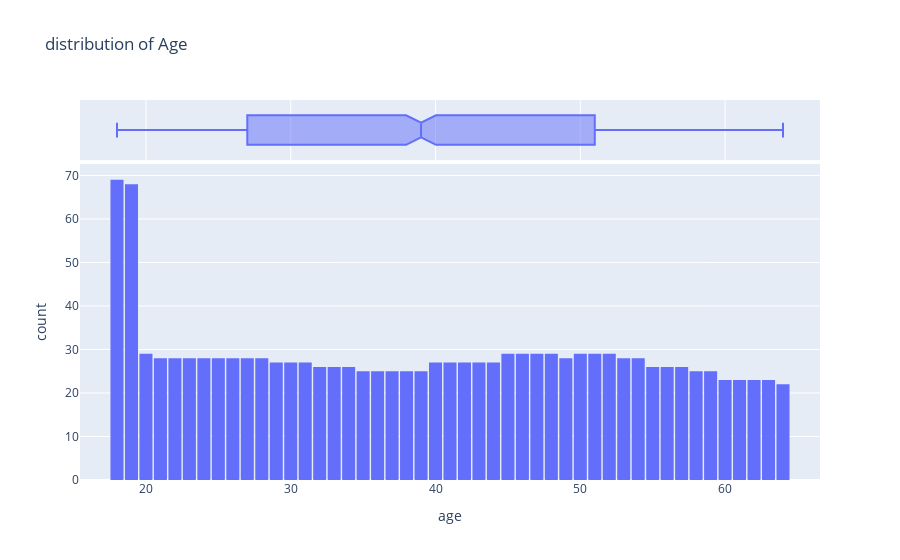

Write notebook code for a chart like this one.
### Code cell
fig=px.histogram(medical_df,x='age',marginal='box',nbins=47,title='distribution of Age')
fig.update_layout(bargap=0.1)
fig.show()

### Figure 1 — Plotly figure (JSON) as saved in the notebook; plotly's stock layout.template omitted (floating-point values rounded to 4 significant figures; data arrays with more than 128 entries replaced by an {"elided": "..."} marker saying what was removed)
{"data": [{"alignmentgroup": "True", "bingroup": "x", "hovertemplate": "age=%{x}<br>count=%{y}<extra></extra>", "legendgroup": "", "marker": {"color": "#636efa"}, "name": "", "nbinsx": 47, "offsetgroup": "", "orientation": "v", "showlegend": false, "type": "histogram", "x": {"elided": "1338 int values"}, "xaxis": "x", "yaxis": "y"}, {"alignmentgroup": "True", "hovertemplate": "age=%{x}<extra></extra>", "legendgroup": "", "marker": {"color": "#636efa"}, "name": "", "notched": true, "offsetgroup": "", "showlegend": false, "type": "box", "x": {"elided": "1338 int values"}, "xaxis": "x2", "yaxis": "y2"}], "layout": {"bargap": 0.1, "barmode": "relative", "legend": {"tracegroupgap": 0}, "title": {"text": "distribution of Age"}, "xaxis": {"anchor": "y", "domain": [0, 1], "title": {"text": "age"}}, "xaxis2": {"anchor": "y2", "domain": [0, 1], "matches": "x", "showgrid": true, "showticklabels": false}, "yaxis": {"anchor": "x", "domain": [0, 0.8316], "title": {"text": "count"}}, "yaxis2": {"anchor": "x2", "domain": [0.8416, 1], "matches": "y2", "showgrid": false, "showline": false, "showticklabels": false, "ticks": ""}}}
